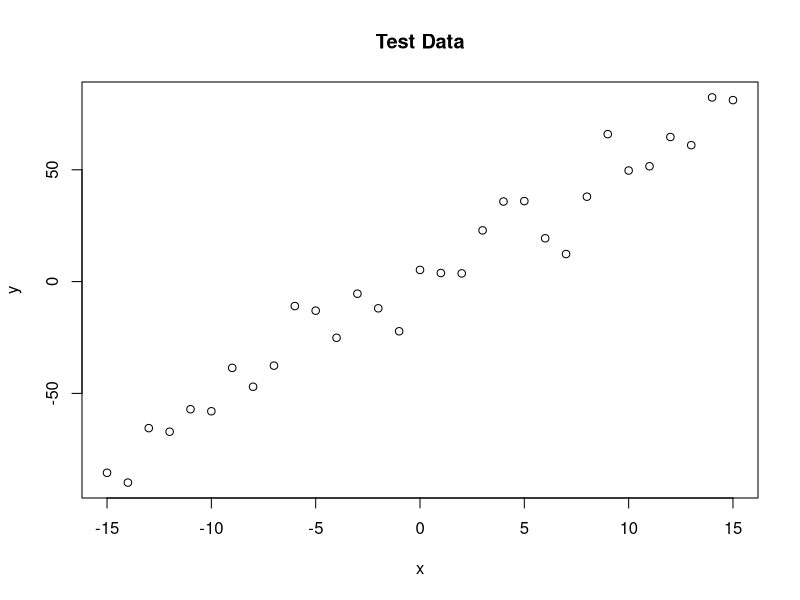
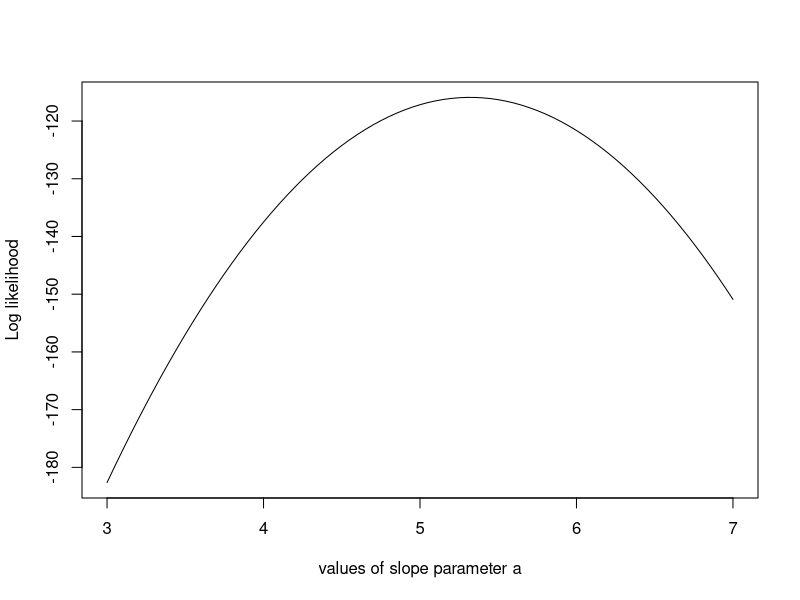
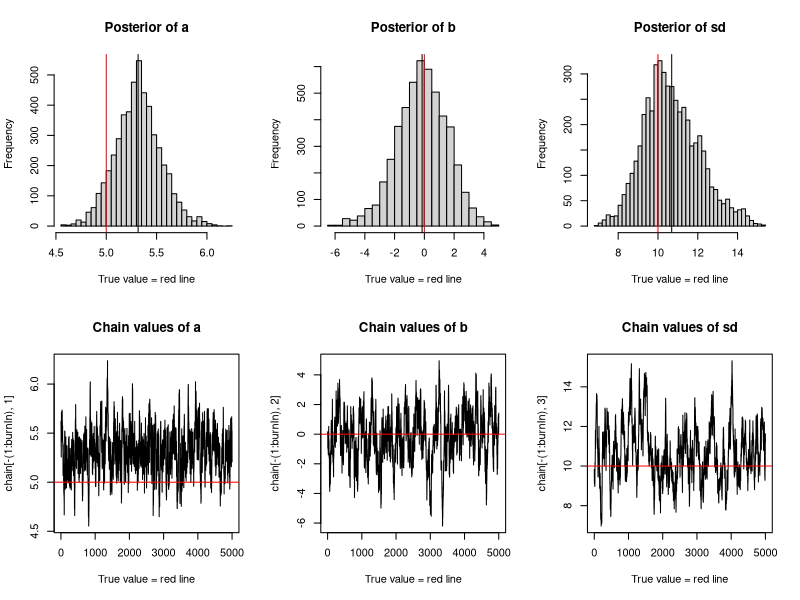

Generate these figures, in order, with R:
trueA <- 5
trueB <- 0
trueSd <- 10
sampleSize <- 31

# create independent x-values 
x <- (-(sampleSize-1)/2):((sampleSize-1)/2)
# create dependent values according to ax + b + N(0,sd)
y <-  trueA * x + trueB + rnorm(n=sampleSize,mean=0,sd=trueSd)

plot(x,y, main="Test Data")

likelihood <- function(param){
  a = param[1]
  b = param[2]
  sd = param[3]
  
  pred = a*x + b
  singlelikelihoods = dnorm(y, mean = pred, sd = sd, log = T)
  sumll = sum(singlelikelihoods)
  return(sumll)   
}

# Example: plot the likelihood profile of the slope a
slopevalues <- function(x){return(likelihood(c(x, trueB, trueSd)))}
slopelikelihoods <- lapply(seq(3, 7, by=.05), slopevalues )
plot (seq(3, 7, by=.05), slopelikelihoods , type="l", xlab = "values of slope parameter a",
      ylab = "Log likelihood")

# Prior distribution
prior <- function(param){
  a = param[1]
  b = param[2]
  sd = param[3]
  aprior = dunif(a, min=0, max=10, log = T)
  bprior = dnorm(b, sd = 5, log = T)
  sdprior = dunif(sd, min=0, max=30, log = T)
  return(aprior+bprior+sdprior)
}

posterior <- function(param){
  return (likelihood(param) + prior(param))
}
######## Metropolis algorithm ################

proposalfunction <- function(param){
  return(rnorm(3,mean = param, sd= c(0.1,0.5,0.3)))
}

run_metropolis_MCMC <- function(startvalue, iterations){
  chain = array(dim = c(iterations+1,3))
  chain[1,] = startvalue
  for (i in 1:iterations){
    proposal = proposalfunction(chain[i,])
    
    probab = exp(posterior(proposal) - posterior(chain[i,]))
    if (runif(1) < probab){
      chain[i+1,] = proposal
    }else{
      chain[i+1,] = chain[i,]
    }
  }
  return(chain)
}

startvalue = c(4,0,10)
chain = run_metropolis_MCMC(startvalue, 10000)

burnIn = 5000
acceptance = 1-mean(duplicated(chain[-(1:burnIn),]))

### Summary: #######################

par(mfrow = c(2,3))
hist(chain[-(1:burnIn),1],nclass=30, ,main="Posterior of a", xlab="True value = red line" )
abline(v = mean(chain[-(1:burnIn),1]))
abline(v = trueA, col="red" )
hist(chain[-(1:burnIn),2],nclass=30, main="Posterior of b", xlab="True value = red line")
abline(v = mean(chain[-(1:burnIn),2]))
abline(v = trueB, col="red" )
hist(chain[-(1:burnIn),3],nclass=30, main="Posterior of sd", xlab="True value = red line")
abline(v = mean(chain[-(1:burnIn),3]) )
abline(v = trueSd, col="red" )
plot(chain[-(1:burnIn),1], type = "l", xlab="True value = red line" , main = "Chain values of a", )
abline(h = trueA, col="red" )
plot(chain[-(1:burnIn),2], type = "l", xlab="True value = red line" , main = "Chain values of b", )
abline(h = trueB, col="red" )
plot(chain[-(1:burnIn),3], type = "l", xlab="True value = red line" , main = "Chain values of sd", )
abline(h = trueSd, col="red" )

# for comparison:
summary(lm(y~x))